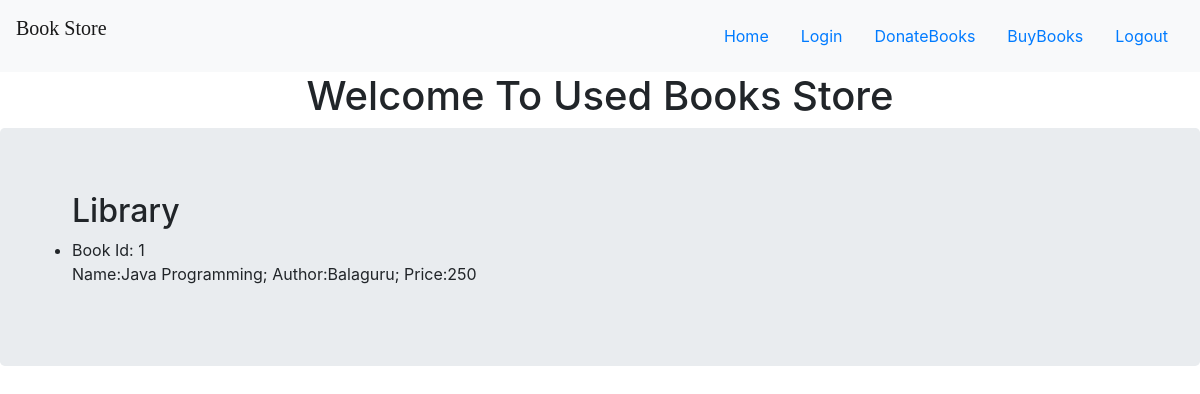
/, run on an earlier commit of the app's database.
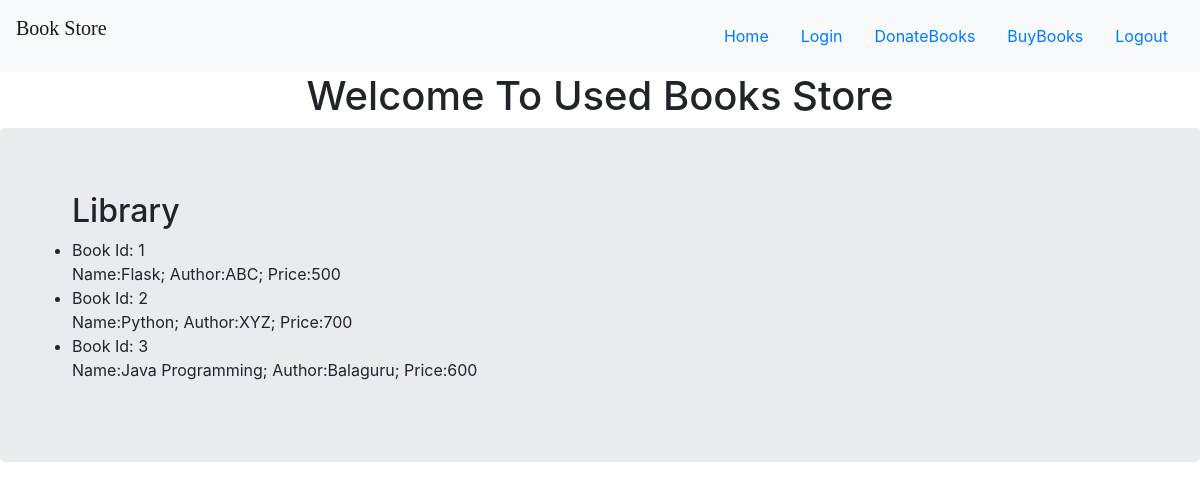
And on a later commit of the database.
### book/models.py (models this page shows, shortened)
class Book(db.Model):
    __tablename__ = "books"
    id = db.Column(db.Integer,primary_key = True)
    name = db.Column(db.Text)
    author = db.Column(db.Text)
    price = db.Column(db.Integer)
    def __repr__(self):
        return (f"Name:{self.name}; Author:{self.author}; Price:{self.price}")

### app.py (the view)
@app.route('/')
def index():
    books = Book.query.all()
    return render_template('home.html',books=books)

### book/templates/home.html
{% extends "base.html" %}
{% block content %}
<div class="jumbotron">
  <ul>
      <h2>Library</h2>
      {% for book in books %}
      <li>Book Id: {{book.id}} <br> {{book}}</li>
      {% endfor %}
  </ul>
  </div>
{% endblock %}

What changed in the data, as far as the page shows it:
changed Book id 1: name+author+price "Name:Java Programming; Author:Balaguru; Price:250" → "Name:Flask; Author:ABC; Price:500"
added Book: id "2", name+author+price "Name:Python; Author:XYZ; Price:700"
added Book: id "3", name+author+price "Name:Java Programming; Author:Balaguru; Price:600"
